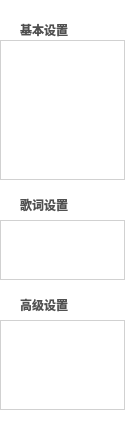
  <widget class="QWidget" name="functionArea" native="true">
   <property name="geometry">
    <rect>
     <x>4</x>
     <y>29</y>
     <width>125</width>
     <height>437</height>
    </rect>
   </property>
   <property name="styleSheet">
    <string notr="true">background:rgba(255,255,255,200)</string>
   </property>
   <widget class="QLabel" name="baseSetWidget">
    <property name="geometry">
     <rect>
      <x>20</x>
      <y>20</y>
      <width>60</width>
      <height>20</height>
     </rect>
    </property>
    <property name="styleSheet">
     <string notr="true">background-color:transparent;
font-size:12px;
color:rgb(80,80,80);
font-weight:bold;</string>
    </property>
    <property name="text">
     <string>基本设置</string>
    </property>
   </widget>
   <widget class="QLabel" name="wordSetWidget">
    <property name="geometry">
     <rect>
      <x>20</x>
      <y>195</y>
      <width>60</width>
      <height>20</height>
     </rect>
    </property>
    <property name="styleSheet">
     <string notr="true">background-color:transparent;
font-size:12px;
color:rgb(80,80,80);
font-weight:bold;</string>
    </property>
    <property name="text">
     <string>歌词设置</string>
    </property>
   </widget>
   <widget class="MusicFunctionTableWidget" name="normalFunTableWidget">
    <property name="geometry">
     <rect>
      <x>0</x>
      <y>40</y>
      <width>125</width>
      <height>140</height>
     </rect>
    </property>
   </widget>
   <widget class="MusicFunctionTableWidget" name="lrcFunTableWidget">
    <property name="geometry">
     <rect>
      <x>0</x>
      <y>220</y>
      <width>125</width>
      <height>60</height>
     </rect>
    </property>
   </widget>
   <widget class="QLabel" name="supperSetWidget">
    <property name="geometry">
     <rect>
      <x>20</x>
      <y>295</y>
      <width>60</width>
      <height>20</height>
     </rect>
    </property>
    <property name="styleSheet">
     <string notr="true">background-color:transparent;
font-size:12px;
color:rgb(80,80,80);
font-weight:bold;</string>
    </property>
    <property name="text">
     <string>高级设置</string>
    </property>
   </widget>
   <widget class="MusicFunctionTableWidget" name="supperFunTableWidget">
    <property name="geometry">
     <rect>
      <x>0</x>
      <y>320</y>
      <width>125</width>
      <height>90</height>
     </rect>
    </property>
   </widget>
  </widget>
